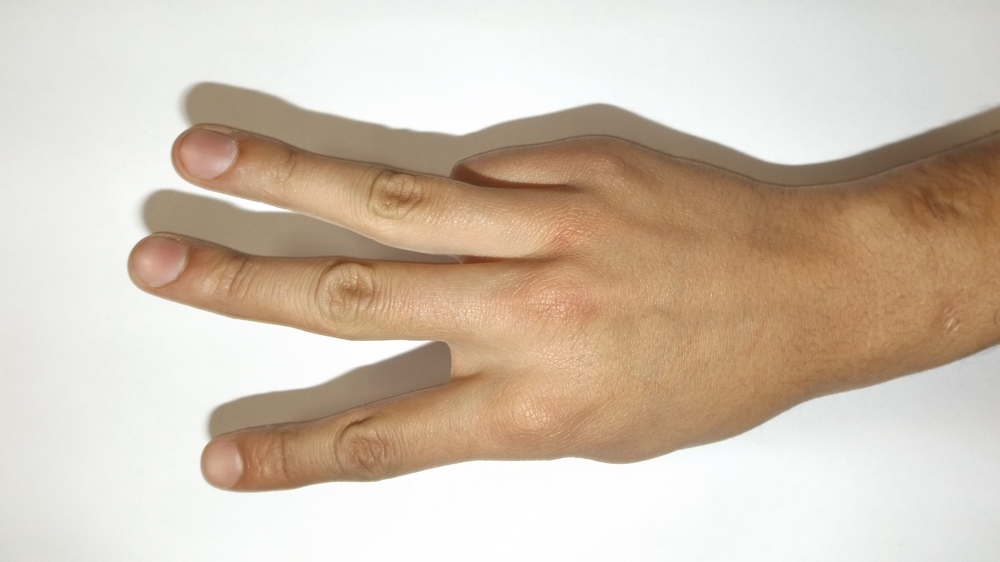
#> input picture data/men/3/3_men (3).JPG, 1000 x 562 px, shrunk from 4608 x 2592 before the run, found by its file name
$ python features_generation.py
#> lines starting #> are read from the running program, lines starting #| are printed output that depends on the picture
#> further down, image is the input picture: shape (562, 1000, 3); mean B, G, R 177.9, 193.9, 209.6
import cv2
import numpy as np
from skimage.feature import local_binary_pattern
import os
import time

def extract_hog_features(image, cell_size, num_orientations):
  # Convert the image to grayscale
#> called with cell_size = array of shape (2,), num_orientations = 9
  gray_image = cv2.cvtColor(image, cv2.COLOR_BGR2GRAY)
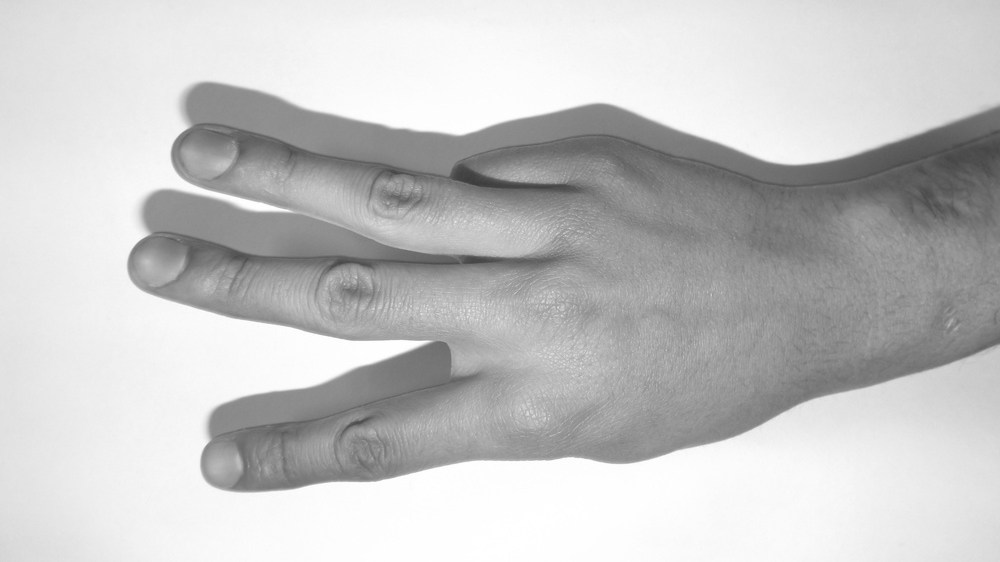
#> gray_image: shape (562, 1000); min 60, max 255, mean 196.8
#| HOG Features:  (308016,)

  # Calculate the HOG features
  hog = cv2.HOGDescriptor(_winSize=(gray_image.shape[1] // cell_size[1] * cell_size[1],
                                      gray_image.shape[0] // cell_size[0] * cell_size[0]),
                          _blockSize=(cell_size[1] * 2, cell_size[0] * 2),
                          _blockStride=(cell_size[1], cell_size[0]),
                          _cellSize=(cell_size[1], cell_size[0]),
                          _nbins=num_orientations)
  features = hog.compute(gray_image)

  # Return the features
  return features

def extract_lbp_features(image, cell_size, radius):
  # Convert the image to grayscale
#> called with cell_size = array of shape (2,), radius = 1
  gray_image = cv2.cvtColor(image, cv2.COLOR_BGR2GRAY)

  # Calculate the LBP features
  lbp = local_binary_pattern(gray_image, cell_size[1] * 8, radius, method='uniform')
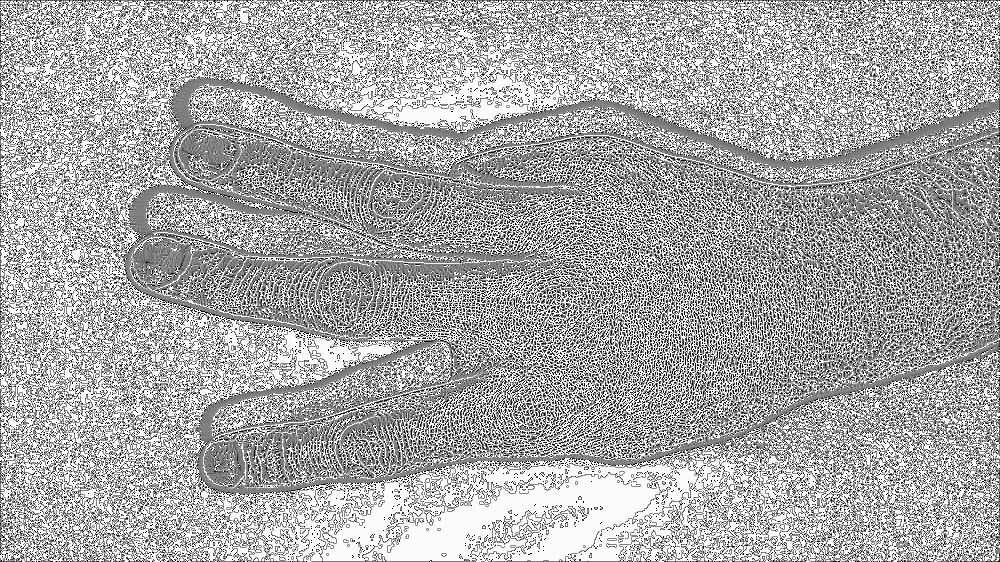
#> lbp: shape (562, 1000) float64; min 0, max 65, mean 43.3; drawn with min black and max white
  features = lbp.ravel()

  # Return the features
  return features

filename = 'data/men/3/3_men (3).JPG'
if not os.path.isfile(filename):
  print(f"File '{filename}' not found!")
else:
  image = cv2.imread(filename)
  # Measure the time for HOG feature extraction
  start_time = time.time()
  features_vector = np.asarray(extract_hog_features(image, np.array([8, 8]), 9))
  end_time = time.time()
  print("HOG Features: ", features_vector.shape)
  print(f"Time taken for HOG feature extraction: {end_time - start_time} seconds")

  # Measure the time for LBP feature extraction
  start_time = time.time()
  # In this example, I used a radius of 1 for the LBP algorithm,
  # which means that the algorithm considers 8 neighboring pixels around each pixel
  # to calculate the LBP code. You can change the radius parameter according to your needs.
  features_vector = np.asarray(extract_lbp_features(image, np.array([8, 8]), 1))
  end_time = time.time()
  print("LBP Features: ", features_vector.shape)
#| LBP Features:  (562000,)
  print(f"Time taken for LBP feature extraction: {end_time - start_time} seconds")


# The HOG (Histogram of Oriented Gradients) algorithm is a feature descriptor that is
# commonly used in computer vision and image processing for object detection and
# recognition. HOG features describe the distribution of edge gradients in an image, which
# can be useful for identifying object shapes and boundaries. The output of the HOG algorithm
# is a feature vector, which is a one-dimensional array that contains information about the
# orientation and magnitude of edge gradients in the image. In this example, the size of the
# feature vector is 6686100, which means that the image was divided into multiple cells, and
# for each cell, a histogram of gradients was computed. These histograms are concatenated
# to form the final feature vector.

# On the other hand, LBP (Local Binary Pattern) is a texture descriptor that is commonly used
# in image analysis and texture classification. LBP features describe the local texture patterns
# of an image by comparing each pixel to its surrounding neighbors. The output of the LBP
# algorithm is a feature vector that contains information about the frequency of each local
# pattern in the image. In this example, the size of the feature vector is 11943936, which means
# that the LBP algorithm considers 8 neighboring pixels around each pixel to calculate the
# LBP code. This results in a large feature vector that contains information about the texture patterns in the image.

# In terms of impact, the choice of feature extraction algorithm depends on the specific task
# and requirements of the application. HOG features are useful for object detection and
# recognition tasks, where the shapes and boundaries of objects need to be identified. LBP
# features, on the other hand, are useful for texture classification tasks, where the local texture
# patterns of an image need to be analyzed. The time taken for feature extraction also varies
# between algorithms, with HOG being generally faster than LBP. In this example, the HOG
# algorithm took 0.24 seconds to extract the features, while the LBP algorithm took 11.65 seconds.

# Both HOG and LBP are commonly used in hand gesture recognition systems, but they have their own strengths and weaknesses.

# HOG is well-suited for detecting object shapes and contours, which makes it a popular
# choice for object detection and recognition tasks. In hand gesture recognition, HOG can
# help identify the general shape and orientation of the hand and fingers, which can be useful
# for recognizing gestures such as thumbs up or peace sign. However, HOG may struggle with
# detecting finer details or texture information, which could make it less effective for
# recognizing more complex hand gestures.

# LBP, on the other hand, is more focused on detecting texture and pattern information, which
# makes it well-suited for recognizing fine-grained details in an image. In hand gesture
# recognition, this could be useful for recognizing features such as wrinkles or creases in the
# skin, which could help distinguish between similar-looking gestures. However, LBP may not
# be as effective at capturing shape information, which could make it less reliable for
# recognizing gestures that rely more on hand shape than texture.

# Overall, both HOG and LBP can be effective for hand gesture recognition, but the choice of
# algorithm will depend on the specific needs of your application and the types of gestures
# you are trying to recognize.

$ run again, with data/men/3/3_men (1).JPG copied over data/men/3/3_men (3).JPG
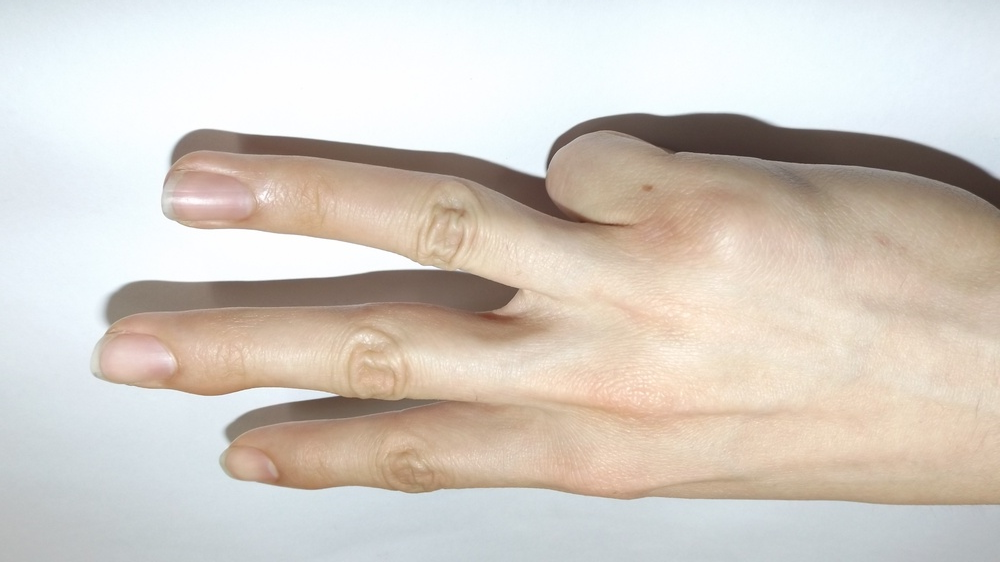
#> input picture data/men/3/3_men (1).JPG, 1000 x 562 px, shrunk from 4608 x 2592 before the run, found by its file name
#> image is the input picture: shape (562, 1000, 3); mean B, G, R 195.9, 204.2, 212
#> in extract_hog_features, `gray_image = cv2.cvtColor(image, cv2.COLOR_BGR2GRAY)`:
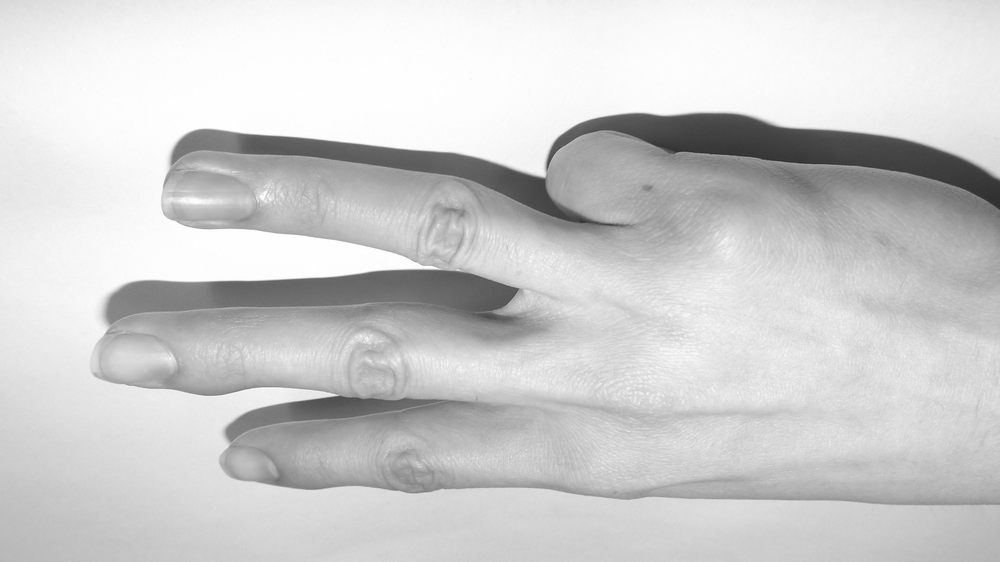
#> gray_image: shape (562, 1000); min 44, max 255, mean 205.6
#| HOG Features:  (308016,)
#> in extract_lbp_features, `lbp = local_binary_pattern(gray_image, cell_size[1] * 8, radius, metho..`:
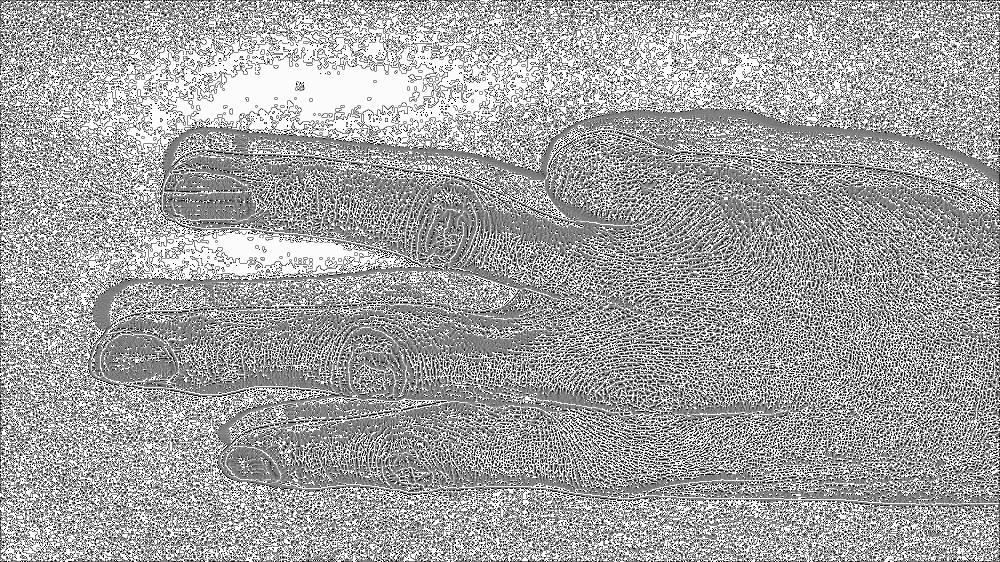
#> lbp: shape (562, 1000) float64; min 0, max 65, mean 41.6; drawn with min black and max white
#| LBP Features:  (562000,)

$ run again, with data/men/3/3_men (2).JPG copied over data/men/3/3_men (3).JPG
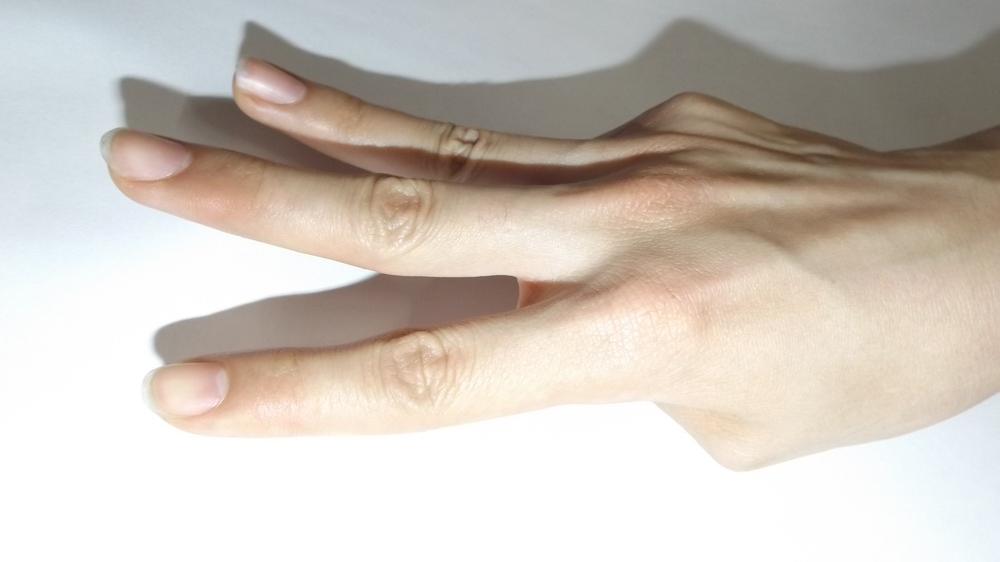
#> input picture data/men/3/3_men (2).JPG, 1000 x 562 px, shrunk from 4608 x 2592 before the run, found by its file name
#> image is the input picture: shape (562, 1000, 3); mean B, G, R 188.5, 197.3, 205.8
#> in extract_hog_features, `gray_image = cv2.cvtColor(image, cv2.COLOR_BGR2GRAY)`:
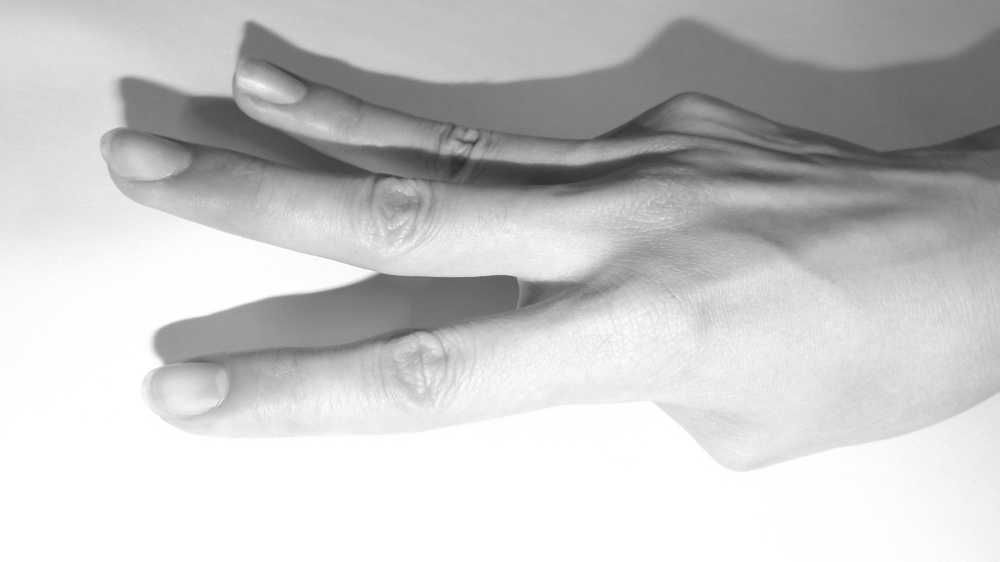
#> gray_image: shape (562, 1000); min 42, max 255, mean 198.8
#| HOG Features:  (308016,)
#> in extract_lbp_features, `lbp = local_binary_pattern(gray_image, cell_size[1] * 8, radius, metho..`:
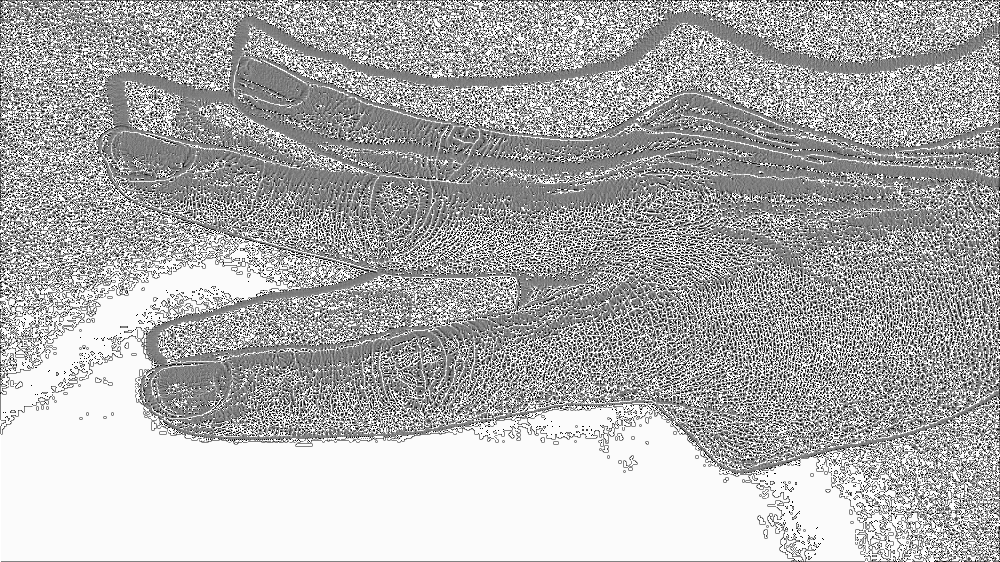
#> lbp: shape (562, 1000) float64; min 0, max 65, mean 44.6; drawn with min black and max white
#| LBP Features:  (562000,)

$ run again, with data/men/3/3_men (4).JPG copied over data/men/3/3_men (3).JPG
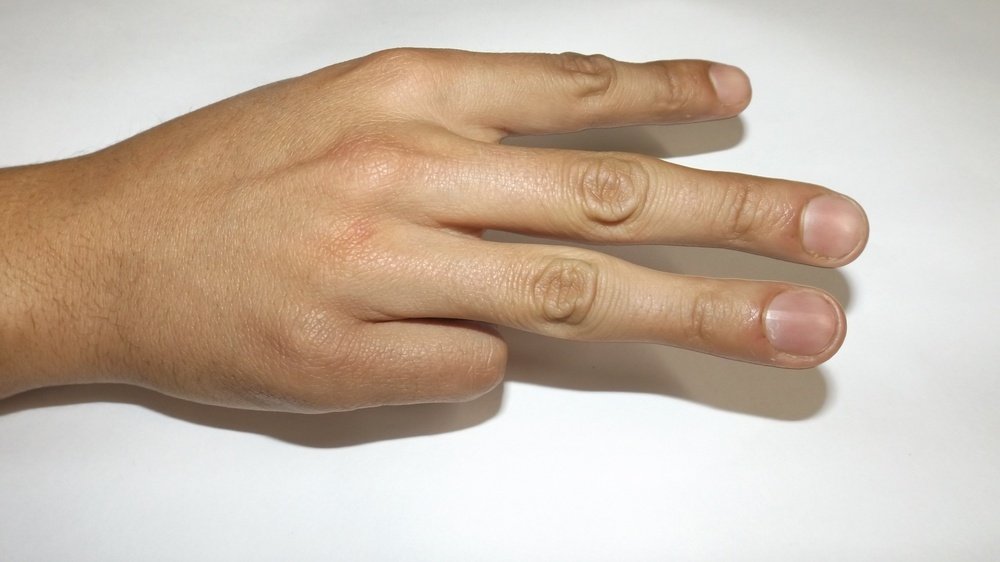
#> input picture data/men/3/3_men (4).JPG, 1000 x 562 px, shrunk from 4608 x 2592 before the run, found by its file name
#> image is the input picture: shape (562, 1000, 3); mean B, G, R 168.2, 184, 200.8
#> in extract_hog_features, `gray_image = cv2.cvtColor(image, cv2.COLOR_BGR2GRAY)`:
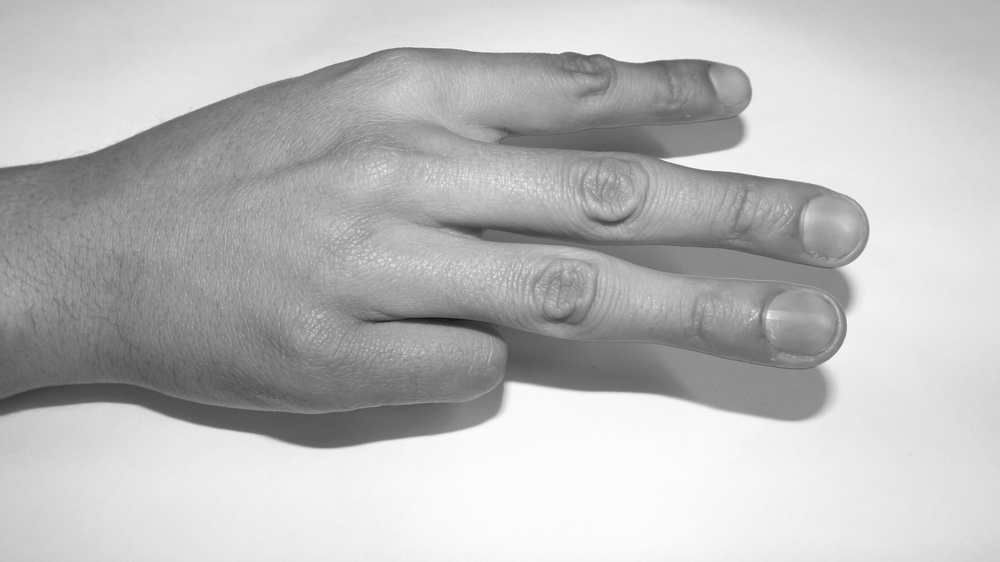
#> gray_image: shape (562, 1000); min 21, max 254, mean 187.2
#| HOG Features:  (308016,)
#> in extract_lbp_features, `lbp = local_binary_pattern(gray_image, cell_size[1] * 8, radius, metho..`:
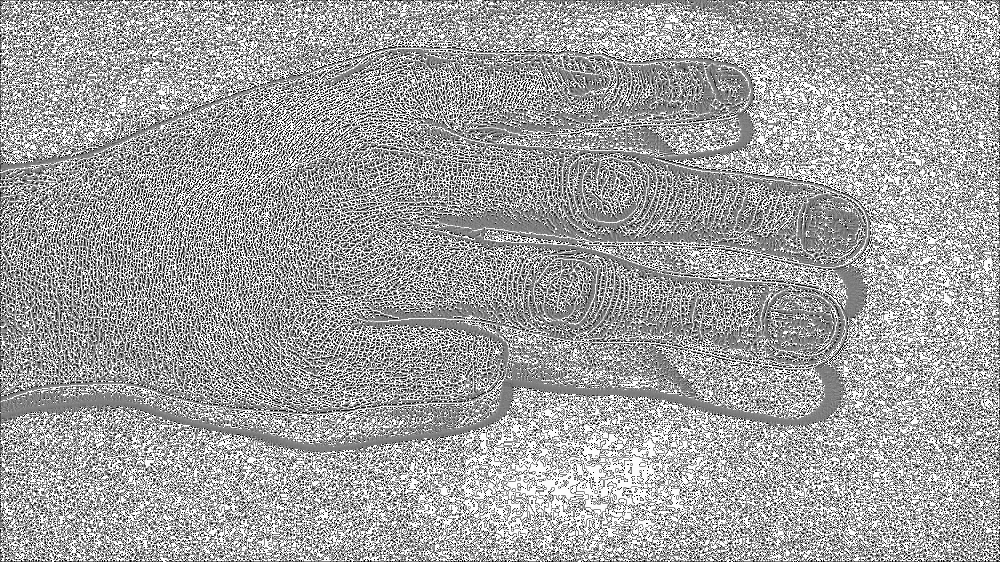
#> lbp: shape (562, 1000) float64; min 0, max 65, mean 41.2; drawn with min black and max white
#| LBP Features:  (562000,)
